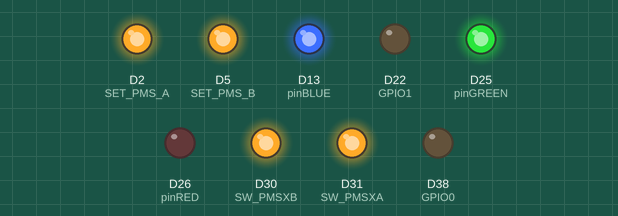
The sketch below on a simulated Arduino Zero (SAMD21). On the bench: output pins drawn as LEDs (lit = HIGH). Pins used as bus, display or sensor lines are not drawn; what the sketch prints to the serial monitor is not drawn.

Above: at 0.1 s.
At 1.3 s:
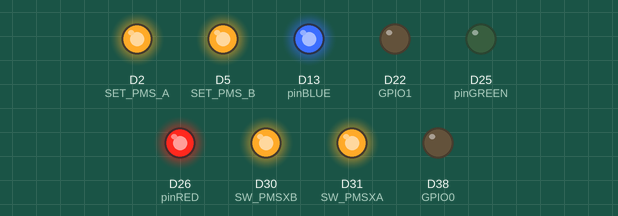
At 2.0 s:
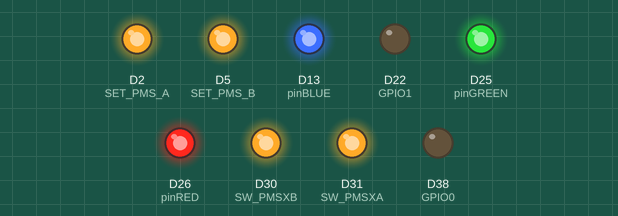
Timing chart, 0 to 5.3 s (numbered marks = the images above):
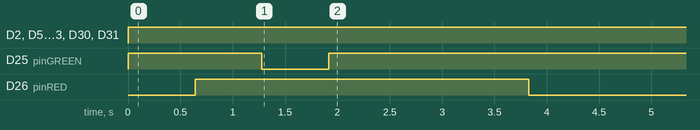

The sketch:

PM_tested.ino
```cpp
#include "wiring_private.h"
#include <Arduino.h>
#include <Wire.h>

#include <pins.h>

void ledCycle() {

	SerialUSB.print("Cycling led colors... ");

	uint8_t pins[] = { pinRED, pinGREEN, pinBLUE };
	const char *titles[] = { "red, ", "green, ", "blue... "};

	for (uint8_t led=0; led<3; led++) {

		SerialUSB.print(titles[led]);

		for(uint8_t i=255; i>0; i--) {
			analogWrite(pins[led], 255-i);
			delay(5);
		}
		pinMode(pins[led], OUTPUT);
		digitalWrite(pins[led], HIGH);
	}

	SerialUSB.println("finished");
}

void searchPM() {

	uint8_t LENG = 23;
	unsigned char buf[LENG];

	SerialUSB.println("Searching for PM sensors... ");

	// Led red
	pinMode(pinRED, OUTPUT);
	digitalWrite(pinRED, LOW);

	const uint8_t required = 3;

	uint8_t numA = 0;
	uint8_t numB = 0;

	bool A = false;
	bool B = false;


	// RED: No PM detected
	// YELLOW: Only one PM detected
	// GREEN: Both PM detected

	while(true) {

		if (SerialPMA_A.available() && numA < required) {

			if (SerialPMA_A.find(0x42)) {
				SerialPMA_A.readBytes(buf,LENG);
				if (buf[0] == 0x4d) numA++;
				SerialUSB.print("PM_A 1.0 -> ");
				SerialUSB.print((buf[3]<<8) + buf[4]);
				SerialUSB.print(", PM_A 2.5 -> ");
				SerialUSB.print((buf[5]<<8) + buf[6]);
				SerialUSB.print(", PM_A 10 -> ");
				SerialUSB.print((buf[7]<<8) + buf[8]);
				SerialUSB.println();
				if (numA == required) {
					SerialUSB.println("Founded PM in connector A");
					analogWrite(pinBLUE, 80);
					A = true;
					if (!B) SerialUSB.println("To complete the test please connect a PM sensor on connector B");
					else break;
				}
			}
		} else if (SerialPMA_B.available() && numB < required) {

			if (SerialPMA_B.find(0x42)) {
				SerialPMA_B.readBytes(buf,LENG);
				if (buf[0] == 0x4d) numB++;
				SerialUSB.print("PM_B 1.0 -> ");
				SerialUSB.print((buf[3]<<8) + buf[4]);
				SerialUSB.print(", PM_B 2.5 -> ");
				SerialUSB.print((buf[5]<<8) + buf[6]);
				SerialUSB.print(", PM_B 10 -> ");
				SerialUSB.print((buf[7]<<8) + buf[8]);
				SerialUSB.println();
				if (numB == required) {
					SerialUSB.println("Founded PM in connector B");
					analogWrite(pinBLUE, 80);
					B = true;
					if (!A) SerialUSB.println("To complete the test please connect a PM sensor on connector A");
					else break;
				}
			}
		}
	}

	// Led green
	pinMode(pinBLUE, OUTPUT);
	digitalWrite(pinBLUE, HIGH);
	pinMode(pinRED, OUTPUT);
	digitalWrite(pinRED, HIGH);
	pinMode(pinGREEN, OUTPUT);
	digitalWrite(pinGREEN, LOW);

	SerialUSB.println("Test completed OK!!");

}

void setup() {

	SerialUSB.println("Starting...");

	setupPins();

	ledCycle();

	searchPM();

}

void loop() {

}
```

pins.cpp
```cpp
#include <pins.h>
#include "wiring_private.h"

// Hardware Serial UART PM-A
Uart SerialPMA_A (&sercom2, RX_A, TX_A, SERCOM_RX_PAD_1, UART_TX_PAD_0);
void SERCOM2_Handler() {
 	SerialPMA_A.IrqHandler();
}

// Hardware Serial UART PM-B (already setup by arduino core as Serial1 and renamed in headers file)

// Hardware Serial UART GroveUART
Uart SerialGrove (&sercom1, RX0, TX0, SERCOM_RX_PAD_3, UART_TX_PAD_2);
void SERCOM1_Handler() {
 	SerialGrove.IrqHandler();
}

void setupPins() {

	SerialUSB.print("Setting up pins... ");

	// RGB led
	pinMode(pinRED, OUTPUT);
	pinMode(pinGREEN, OUTPUT);
	pinMode(pinBLUE, OUTPUT);

	digitalWrite(pinBLUE, HIGH);
	digitalWrite(pinGREEN, HIGH);		// Turn GREEN on
	digitalWrite(pinRED, HIGH);


	// PM_A connector
	pinMode(SET_PMS_A, OUTPUT);
	digitalWrite(SET_PMS_A, HIGH); 		// HIGH: Enable PMS

	pinMode(RST_PMS_A, OUTPUT);
	digitalWrite(RST_PMS_A, HIGH);		// pull this pin down to reset module

	pinMode(PWM_PMS_A, INPUT);

	pinMode(SW_PMSXA, OUTPUT);
	digitalWrite(SW_PMSXA, HIGH);		// HIGH: Turn on power to PMS

	SerialPMA_A.begin(9600);
	pinPeripheral(RX_A, PIO_SERCOM_ALT);
	pinPeripheral(TX_A, PIO_SERCOM_ALT);


	// PM_B connector
	pinMode(SET_PMS_B, OUTPUT);
	digitalWrite(SET_PMS_B, HIGH); 		// HIGH: Enable PMS

	pinMode(RST_PMS_B, OUTPUT);
	digitalWrite(RST_PMS_B, HIGH);		// pull this pin down to reset module

	pinMode(PWM_PMS_B, INPUT);

	pinMode(SW_PMSXB, OUTPUT);
	digitalWrite(SW_PMSXB, HIGH);		// HIGH: Turn on power to PMS

	SerialPMA_B.begin(9600);


	// ADC'S
	pinMode(ADC0, INPUT);
	pinMode(ADC1, INPUT);
	pinMode(ADC2, INPUT);
	pinMode(ADC3, INPUT);


	// GPIO as output
	pinMode(GPIO0, OUTPUT);
	pinMode(GPIO1, OUTPUT);


	// Groove UART
	SerialGrove.begin(115200);
	pinPeripheral(RX0, PIO_SERCOM);
	pinPeripheral(TX0, PIO_SERCOM);

	SerialUSB.println("OK");

}
```

pins.h
```cpp
#include <Arduino.h>

// RGB Led pins
const uint8_t pinRED 	= 26;		// PA27
const uint8_t pinGREEN 	= 25;		// PB3
const uint8_t pinBLUE 	= 13;		// PA17

// PMS CONNECTOR A
const uint8_t SET_PMS_A = 2; 	// PA14
const uint8_t RX_A = 3;			// PA9 - SERCOM2_ALT/PAD[1]
const uint8_t TX_A = 4;			// PA8 - SERCOM2_ALT/PAD[0]
const uint8_t RST_PMS_A = 15;	// PB8
const uint8_t PWM_PMS_A = 8; 	// PA6
const uint8_t SW_PMSXA = 31; 	// PB23
extern Uart SerialPMA_A;


// PMS CONNECTOR B (mapped on Arduino Zero Core Serial1)
const uint8_t SET_PMS_B = 5; 	// PA15
const uint8_t RX_B = 0;			// PA11 - SERCOM0/PAD[3]
const uint8_t TX_B = 1;			// PA10 - SERCOM0/PAD[2]
const uint8_t RST_PMS_B = 16;	// PB9
const uint8_t PWM_PMS_B = 9; 	// PA7
const uint8_t SW_PMSXB = 30;	// PB22
#define SerialPMA_B Serial1

// Groove ADC 1
const uint8_t ADC0 = 17; 			// PA04 - A3
const uint8_t ADC1 = 18; 			// PA05 - A4

// Groove ADC 2
const uint8_t ADC2 = 19;			// PB02 - A5
const uint8_t ADC3 = 14; 			// PA02 - A0

// Groove GPIO
const uint8_t GPIO0 = 38; 			// PA13 - SERCOM4_ALT/PAD[1]
const uint8_t GPIO1 = 22; 			// PA12 - SERCOM4_ALT/PAD[0]

// Groove UART
const uint8_t RX0 = 34; 				// PA19 - SERCOM1/PAD[3]
const uint8_t TX0 = 36; 				// PA18 - SERCOM1/PAD[2]
extern Uart SerialGrove;

void setupPins();
```

Measured:
- by itself, D2 (SET_PMS_A), D5 (SET_PMS_B), D13 (pinBLUE), D30 (SW_PMSXB), D31 (SW_PMSXA): LOW → HIGH at 0.00 s
- by itself, D25 (pinGREEN): LOW → HIGH at 0.00 s, → LOW 1.3 s later, → HIGH 0.64 s later
- by itself, D26 (pinRED): LOW → HIGH at 0.64 s, → LOW 3.2 s later
